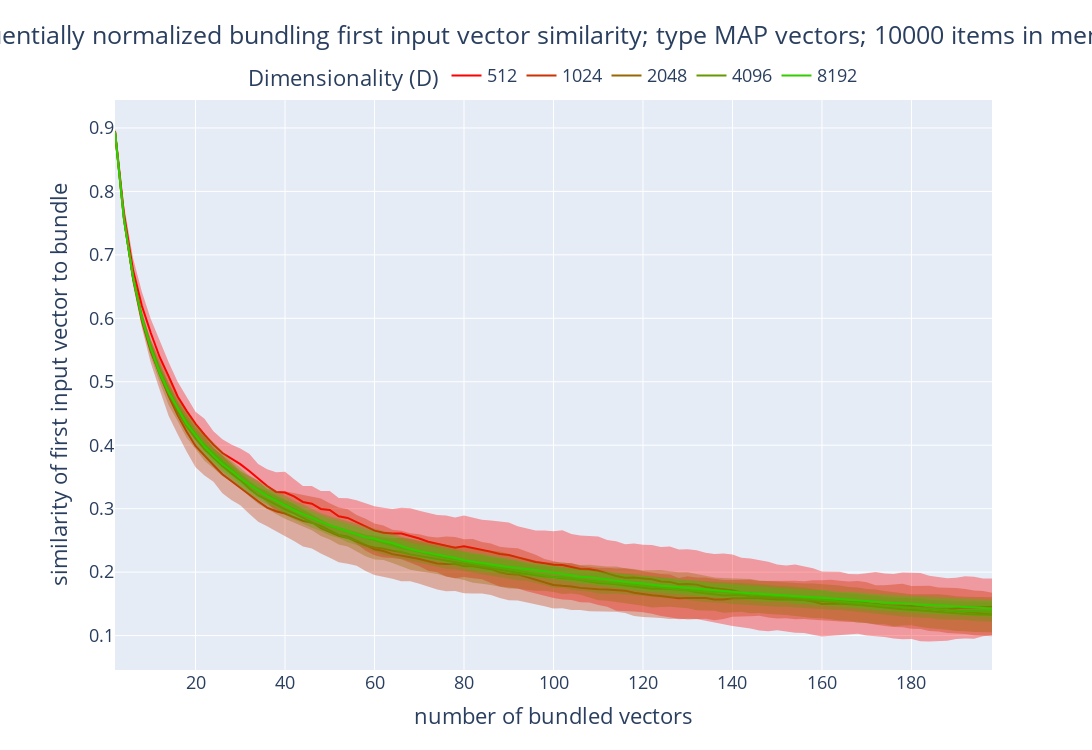

Notebook source saved alongside this figure:
### Markdown cell above
Plot similarity of bundled vectors to original vectors

### Code cell
fig = go.Figure()

for d_idx in range(len(DIMENSIONS)):
    fig.add_trace(go.Scatter(x=BUNDLE_SIZES, y=sim_first_vector_mean[d_idx, :],
                             name=f'{DIMENSIONS[d_idx]}',
                             line=dict(color=f'rgb({255 - 255 * d_idx // len(DIMENSIONS)}, {255 * d_idx // len(DIMENSIONS)}, 1)')))
    fig.add_trace(go.Scatter(x=BUNDLE_SIZES + BUNDLE_SIZES[::-1], y=np.concatenate([sim_first_vector_mean[d_idx, :] + sim_first_vector_std[d_idx, :],
                        (sim_first_vector_mean[d_idx, :] - sim_first_vector_std[d_idx, :]).flip(0)]),
                        fill='toself',
                        line=dict(width=0),
                        fillcolor=f'rgba({255 - 255 * d_idx // len(DIMENSIONS)}, {255 * d_idx // len(DIMENSIONS)}, 1, 0.35)',
                        showlegend=False
    ))
fig.update_layout(title=dict(
            text=f'Sequentially normalized bundling first input vector similarity; type {vsa_type} vectors; {item_memory_size} items in memory',
            x=0.5,
            y=.965,
          ),
          legend=dict(
            orientation="h",
            yanchor="top",
            y=1.075,
            xanchor="center",
            x=0.5,
            title='Dimensionality (D)'
          ),
          xaxis_title='number of bundled vectors',
          yaxis_title='similarity of first input vector to bundle',
          width=1450,
          height=750,
          font=dict(
            size=18,
          ),
          margin=dict(l=115, r=100, t=100, b=80),
)

fig.show()
